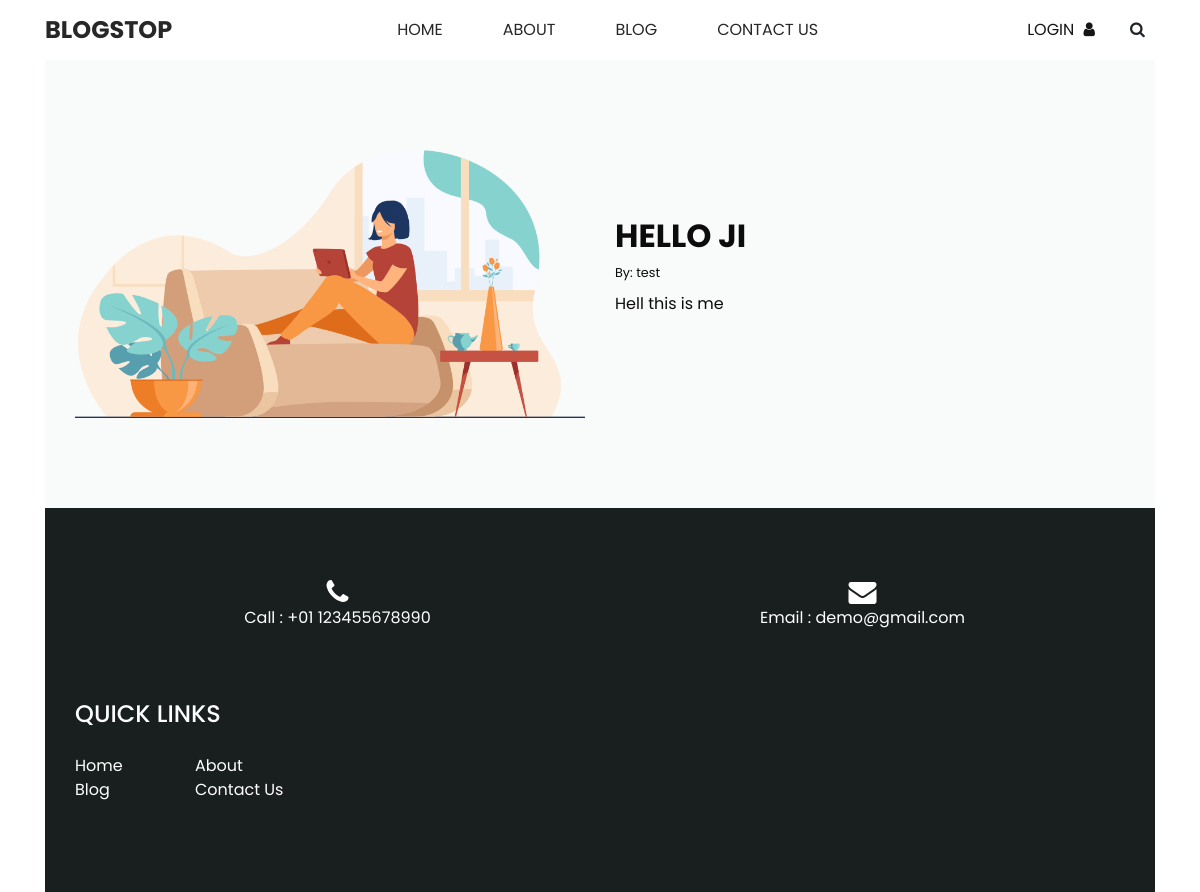
Page /article/57 on the committed database.
### blog/models.py (models this page shows, shortened)
class Post(models.Model):
    title = models.CharField(max_length=100)
    author = models.ForeignKey(User, on_delete=models.CASCADE)
    body = models.TextField()

### blog/views.py (the view)
# urls.py: path('article/<int:pk>', Detailedview.as_view(), name='article'),
class Detailedview(DetailView):
    model=Post
    template_name = 'blog/blogdetail.html'
    context_object_name = 'post'

### templates/blog/blogdetail.html (shortened to what this page needs)
<!DOCTYPE html>
<html>
<head>
  {% load static %}
  <link rel="stylesheet" type="text/css" href="{% static 'css/bootstrap.css' %}" />
  <link href="{% static 'css/font-awesome.min.css' %}" rel="stylesheet" />
  <link href="{% static 'css/style.css' %}" rel="stylesheet" />
  <link href="{% static 'css/responsive.css' %}" rel="stylesheet" />
</head>
<body class="sub_page">
  <div class="hero_area">
    <header class="header_section long_section px-0">
      <nav class="navbar navbar-expand-lg custom_nav-container ">
        <a class="navbar-brand" href="index">
          <span>
            BlogStop
          </span>
        </a>
        <div class="collapse navbar-collapse" id="navbarSupportedContent">
          <div class="d-flex mx-auto flex-column flex-lg-row align-items-center">
            <ul class="navbar-nav  ">
              <li class="nav-item ">
                <a class="nav-link" href="../">Home <span class="sr-only">(current)</span></a>
              </li>
              <li class="nav-item active">
                <a class="nav-link" href="../about"> About</a>
              </li>
              <li class="nav-item">
                <a class="nav-link" href="../blog">Blog</a>
              </li>
              <li class="nav-item">
                <a class="nav-link" href="../contact">Contact Us</a>
              </li>
            </ul>
          </div>
          {% if user.is_authenticated %}
          <h3>Hello {{fname}}!</h3>
          <button type="submit"><a href="/signout">SignOut</a></button>
          {% else %}
          <div class="quote_btn-container">
            <a href="signin">
              <span>
                Login
              </span>
              <i class="fa fa-user" aria-hidden="true"></i>
            </a>
            <form class="form-inline">
              <button class="btn  my-2 my-sm-0 nav_search-btn" type="submit">
                <i class="fa fa-search" aria-hidden="true"></i>
              </button>
            </form>
          </div>
          {% endif %}
        </div>
      </nav>
    </header>
  </div>
  <section class="about_section layout_padding long_section">
    <div class="container">
      <div class="row">
        <div class="col-md-6">
          <div class="img-box">
            <img src="{% static 'images/about-img.png' %}" alt="">
          </div>
        </div>
        <div class="col-md-6">
          <div class="detail-box">
            <div class="heading_container">
              <h2>
                {{ post.title }}
              </h2>
              <small>By: {{ post.author.first_name }} {{ post.author.last_name }}</small>
            </div>
            <p>
              {{ post.body }}
            </p>
          </div>
        </div>
      </div>
    </div>
  </section>
  <section class="info_section long_section">
    <div class="container">
      <div class="contact_nav">
        <a href="">
          <i class="fa fa-phone" aria-hidden="true"></i>
          <span>
            Call : +01 123455678990
          </span>
        </a>
        <a href="">
          <i class="fa fa-envelope" aria-hidden="true"></i>
          <span>
            Email : demo@gmail.com
          </span>
        </a>
      </div>
      <div class="info_top ">
        <div class="row ">
          <div class="col-sm-6 col-md-4 col-lg-3">
            <div class="info_links">
              <h4>
                QUICK LINKS
              </h4>
              <div class="info_links_menu">
                <a class="" href="index">Home <span class="sr-only">(current)</span></a>
                <a class="" href="about"> About</a>
                <a class="" href="blog.html">Blog</a>
                <a class="" href="contact">Contact Us</a>
              </div>
            </div>
          </div>
          </div>
        </div>
      </div>
  </section>
</body>
</html>

### authentication/static/css/style.css (style rules this page uses)
body { font-family: "Poppins", sans-serif; color: #0c0c0c; background-color: #ffffff; overflow-x: hidden; }
.layout_padding { padding: 90px 0; }
.long_section { margin-left: 45px; margin-right: 45px; padding-left: 15px; padding-right: 15px; }
.heading_container { display: -webkit-box; display: -ms-flexbox; display: flex; -webkit-box-orient: vertical; -webkit-box-direction: normal; -ms-flex-direction: column; flex-direction: column; -webkit-box-align: start; -ms-flex-align: start; align-items: flex-start; }
.heading_container h2 { position: relative; font-weight: bold; text-transform: uppercase; }
.hero_area { min-height: 100vh; position: relative; display: -webkit-box; display: -ms-flexbox; display: flex; -webkit-box-orient: vertical; -webkit-box-direction: normal; -ms-flex-direction: column; flex-direction: column; }
.sub_page .hero_area { min-height: auto; }
.header_section { background-color: #ffffff; }
.custom_nav-container .navbar-nav .nav-item .nav-link { padding: 3px 15px; margin: 10px 15px; color: #272727; text-align: center; text-transform: uppercase; }
a, a:hover, a:focus { text-decoration: none; }
.btn, .btn:focus { outline: none !important; -webkit-box-shadow: none; box-shadow: none; }
.custom_nav-container .nav_search-btn { width: 35px; height: 35px; padding: 0; border: none; }
.navbar-brand span { font-size: 24px; font-weight: 700; color: #272727; text-transform: uppercase; }
.custom_nav-container { z-index: 99999; padding: 5px 0; }
.quote_btn-container { display: -webkit-box; display: -ms-flexbox; display: flex; -webkit-box-align: center; -ms-flex-align: center; align-items: center; }
.quote_btn-container a { color: #151515; margin-right: 25px; text-transform: uppercase; }
.quote_btn-container a span { margin-right: 5px; }
.about_section { background-color: #f9fafa; }
.about_section .row { -webkit-box-align: center; -ms-flex-align: center; align-items: center; }
.about_section .img-box img { width: 100%; }
.about_section .detail-box p { margin-top: 10px; margin-bottom: 35px; }
.info_section { background-color: #191e1f; color: #ffffff; padding-top: 45px; padding-bottom: 45px; }
.info_section .contact_nav { display: -webkit-box; display: -ms-flexbox; display: flex; -webkit-box-pack: center; -ms-flex-pack: center; justify-content: center; padding: 25px 0; text-align: center; }
.info_section .contact_nav a { -webkit-box-flex: 1; -ms-flex: 1; flex: 1; margin: 0; display: -webkit-box; display: -ms-flexbox; display: flex; -webkit-box-orient: vertical; -webkit-box-direction: normal; -ms-flex-direction: column; flex-direction: column; -webkit-box-align: center; -ms-flex-align: center; align-items: center; color: #ffffff; }
.info_section .contact_nav a i { font-size: 28px; }
.info_section .info_top { padding: 45px 0; }
.info_section h4 { text-transform: uppercase; position: relative; margin-bottom: 25px; }
.info_section .info_links .info_links_menu { display: -webkit-box; display: -ms-flexbox; display: flex; -ms-flex-wrap: wrap; flex-wrap: wrap; }
.info_section .info_links .info_links_menu a { color: #ffffff; -ms-flex-preferred-size: 50%; flex-basis: 50%; }

### authentication/static/css/responsive.css (style rules this page uses)
@media (min-width: 1200px) { .container { max-width: 1170px; } }

### rows in the picture
Post: title "HELLO JI", author.first_name "test", body "Hell this is me"
